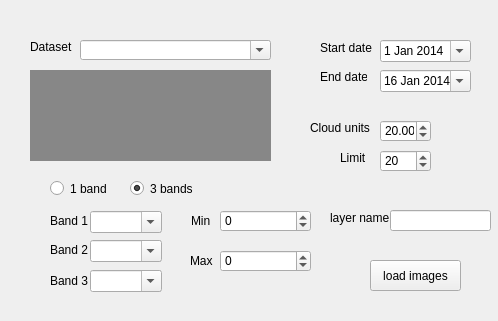
<?xml version="1.0" encoding="UTF-8"?>
<ui version="4.0">
 <class>Form</class>
 <widget class="QWidget" name="Form">
  <property name="geometry">
   <rect>
    <x>0</x>
    <y>0</y>
    <width>498</width>
    <height>321</height>
   </rect>
  </property>
  <property name="windowTitle">
   <string>Form</string>
  </property>
  <widget class="QComboBox" name="datasets">
   <property name="geometry">
    <rect>
     <x>80</x>
     <y>40</y>
     <width>191</width>
     <height>20</height>
    </rect>
   </property>
   <property name="editable">
    <bool>true</bool>
   </property>
   <property name="maxVisibleItems">
    <number>15</number>
   </property>
   <property name="sizeAdjustPolicy">
    <enum>QComboBox::AdjustToContentsOnFirstShow</enum>
   </property>
  </widget>
  <widget class="QLabel" name="label">
   <property name="geometry">
    <rect>
     <x>30</x>
     <y>40</y>
     <width>47</width>
     <height>13</height>
    </rect>
   </property>
   <property name="text">
    <string>Dataset</string>
   </property>
  </widget>
  <widget class="QLabel" name="label_2">
   <property name="geometry">
    <rect>
     <x>50</x>
     <y>210</y>
     <width>47</width>
     <height>21</height>
    </rect>
   </property>
   <property name="text">
    <string>Band 1</string>
   </property>
  </widget>
  <widget class="QLabel" name="desc">
   <property name="geometry">
    <rect>
     <x>30</x>
     <y>70</y>
     <width>241</width>
     <height>91</height>
    </rect>
   </property>
   <property name="styleSheet">
    <string notr="true">background-color: rgb(135, 135, 135);
color: rgb(203, 203, 203);
padding: 4px;</string>
   </property>
   <property name="text">
    <string/>
   </property>
   <property name="alignment">
    <set>Qt::AlignLeading|Qt::AlignLeft|Qt::AlignTop</set>
   </property>
   <property name="wordWrap">
    <bool>true</bool>
   </property>
   <property name="indent">
    <number>2</number>
   </property>
  </widget>
  <widget class="QComboBox" name="B1">
   <property name="geometry">
    <rect>
     <x>90</x>
     <y>211</y>
     <width>69</width>
     <height>20</height>
    </rect>
   </property>
   <property name="editable">
    <bool>true</bool>
   </property>
   <property name="sizeAdjustPolicy">
    <enum>QComboBox::AdjustToContents</enum>
   </property>
   <property name="minimumContentsLength">
    <number>3</number>
   </property>
  </widget>
  <widget class="QComboBox" name="B2">
   <property name="geometry">
    <rect>
     <x>90</x>
     <y>240</y>
     <width>69</width>
     <height>20</height>
    </rect>
   </property>
   <property name="editable">
    <bool>true</bool>
   </property>
   <property name="sizeAdjustPolicy">
    <enum>QComboBox::AdjustToContents</enum>
   </property>
  </widget>
  <widget class="QComboBox" name="B3">
   <property name="geometry">
    <rect>
     <x>90</x>
     <y>270</y>
     <width>69</width>
     <height>20</height>
    </rect>
   </property>
   <property name="editable">
    <bool>true</bool>
   </property>
   <property name="sizeAdjustPolicy">
    <enum>QComboBox::AdjustToContents</enum>
   </property>
   <property name="minimumContentsLength">
    <number>3</number>
   </property>
   <property name="iconSize">
    <size>
     <width>1</width>
     <height>1</height>
    </size>
   </property>
   <property name="frame">
    <bool>true</bool>
   </property>
  </widget>
  <widget class="QPushButton" name="loadButton">
   <property name="geometry">
    <rect>
     <x>370</x>
     <y>260</y>
     <width>91</width>
     <height>31</height>
    </rect>
   </property>
   <property name="text">
    <string>load images</string>
   </property>
  </widget>
  <widget class="QDateEdit" name="dateStart">
   <property name="geometry">
    <rect>
     <x>380</x>
     <y>40</y>
     <width>91</width>
     <height>22</height>
    </rect>
   </property>
   <property name="dateTime">
    <datetime>
     <hour>0</hour>
     <minute>0</minute>
     <second>0</second>
     <year>2014</year>
     <month>1</month>
     <day>1</day>
    </datetime>
   </property>
   <property name="calendarPopup">
    <bool>true</bool>
   </property>
  </widget>
  <widget class="QLabel" name="label_3">
   <property name="geometry">
    <rect>
     <x>320</x>
     <y>40</y>
     <width>61</width>
     <height>16</height>
    </rect>
   </property>
   <property name="text">
    <string>Start date</string>
   </property>
  </widget>
  <widget class="QLabel" name="label_4">
   <property name="geometry">
    <rect>
     <x>320</x>
     <y>70</y>
     <width>47</width>
     <height>13</height>
    </rect>
   </property>
   <property name="text">
    <string>End date</string>
   </property>
  </widget>
  <widget class="QDateEdit" name="dateEnd">
   <property name="geometry">
    <rect>
     <x>380</x>
     <y>70</y>
     <width>91</width>
     <height>22</height>
    </rect>
   </property>
   <property name="dateTime">
    <datetime>
     <hour>0</hour>
     <minute>0</minute>
     <second>0</second>
     <year>2014</year>
     <month>1</month>
     <day>16</day>
    </datetime>
   </property>
   <property name="calendarPopup">
    <bool>true</bool>
   </property>
   <property name="date">
    <date>
     <year>2014</year>
     <month>1</month>
     <day>16</day>
    </date>
   </property>
  </widget>
  <widget class="QLabel" name="label_5">
   <property name="geometry">
    <rect>
     <x>340</x>
     <y>150</y>
     <width>31</width>
     <height>16</height>
    </rect>
   </property>
   <property name="text">
    <string>Limit</string>
   </property>
  </widget>
  <widget class="QSpinBox" name="limitBox">
   <property name="geometry">
    <rect>
     <x>380</x>
     <y>150</y>
     <width>51</width>
     <height>22</height>
    </rect>
   </property>
   <property name="minimum">
    <number>0</number>
   </property>
   <property name="maximum">
    <number>5000</number>
   </property>
   <property name="value">
    <number>20</number>
   </property>
  </widget>
  <widget class="QLabel" name="label_6">
   <property name="geometry">
    <rect>
     <x>310</x>
     <y>120</y>
     <width>61</width>
     <height>16</height>
    </rect>
   </property>
   <property name="text">
    <string>Cloud units</string>
   </property>
  </widget>
  <widget class="QDoubleSpinBox" name="cloudBox">
   <property name="geometry">
    <rect>
     <x>380</x>
     <y>120</y>
     <width>51</width>
     <height>22</height>
    </rect>
   </property>
   <property name="minimum">
    <double>1.000000000000000</double>
   </property>
   <property name="value">
    <double>20.000000000000000</double>
   </property>
  </widget>
  <widget class="QLabel" name="label_7">
   <property name="geometry">
    <rect>
     <x>50</x>
     <y>240</y>
     <width>47</width>
     <height>20</height>
    </rect>
   </property>
   <property name="text">
    <string>Band 2</string>
   </property>
  </widget>
  <widget class="QLabel" name="label_8">
   <property name="geometry">
    <rect>
     <x>50</x>
     <y>270</y>
     <width>47</width>
     <height>21</height>
    </rect>
   </property>
   <property name="text">
    <string>Band 3</string>
   </property>
  </widget>
  <widget class="QRadioButton" name="radio1">
   <property name="geometry">
    <rect>
     <x>50</x>
     <y>180</y>
     <width>82</width>
     <height>17</height>
    </rect>
   </property>
   <property name="text">
    <string>1 band</string>
   </property>
  </widget>
  <widget class="QRadioButton" name="radio3">
   <property name="geometry">
    <rect>
     <x>130</x>
     <y>180</y>
     <width>82</width>
     <height>17</height>
    </rect>
   </property>
   <property name="text">
    <string>3 bands</string>
   </property>
   <property name="checked">
    <bool>true</bool>
   </property>
  </widget>
  <widget class="QLabel" name="label_9">
   <property name="geometry">
    <rect>
     <x>330</x>
     <y>210</y>
     <width>61</width>
     <height>16</height>
    </rect>
   </property>
   <property name="text">
    <string>layer name</string>
   </property>
  </widget>
  <widget class="QLineEdit" name="layerName">
   <property name="geometry">
    <rect>
     <x>390</x>
     <y>210</y>
     <width>101</width>
     <height>21</height>
    </rect>
   </property>
  </widget>
  <widget class="QSpinBox" name="minBox">
   <property name="geometry">
    <rect>
     <x>220</x>
     <y>210</y>
     <width>91</width>
     <height>22</height>
    </rect>
   </property>
   <property name="minimum">
    <number>-50000</number>
   </property>
   <property name="maximum">
    <number>50000</number>
   </property>
   <property name="singleStep">
    <number>100</number>
   </property>
  </widget>
  <widget class="QSpinBox" name="maxBox">
   <property name="geometry">
    <rect>
     <x>220</x>
     <y>250</y>
     <width>91</width>
     <height>22</height>
    </rect>
   </property>
   <property name="minimum">
    <number>-50000</number>
   </property>
   <property name="maximum">
    <number>50000</number>
   </property>
   <property name="singleStep">
    <number>100</number>
   </property>
  </widget>
  <widget class="QLabel" name="label_10">
   <property name="geometry">
    <rect>
     <x>191</x>
     <y>210</y>
     <width>31</width>
     <height>21</height>
    </rect>
   </property>
   <property name="text">
    <string>Min</string>
   </property>
  </widget>
  <widget class="QLabel" name="label_11">
   <property name="geometry">
    <rect>
     <x>190</x>
     <y>250</y>
     <width>47</width>
     <height>21</height>
    </rect>
   </property>
   <property name="text">
    <string>Max</string>
   </property>
  </widget>
 </widget>
 <resources/>
 <connections/>
</ui>
